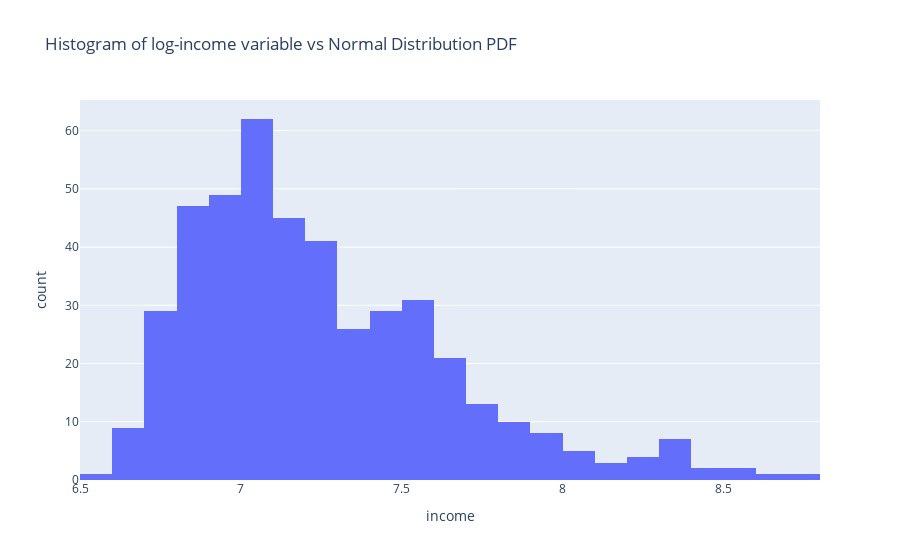
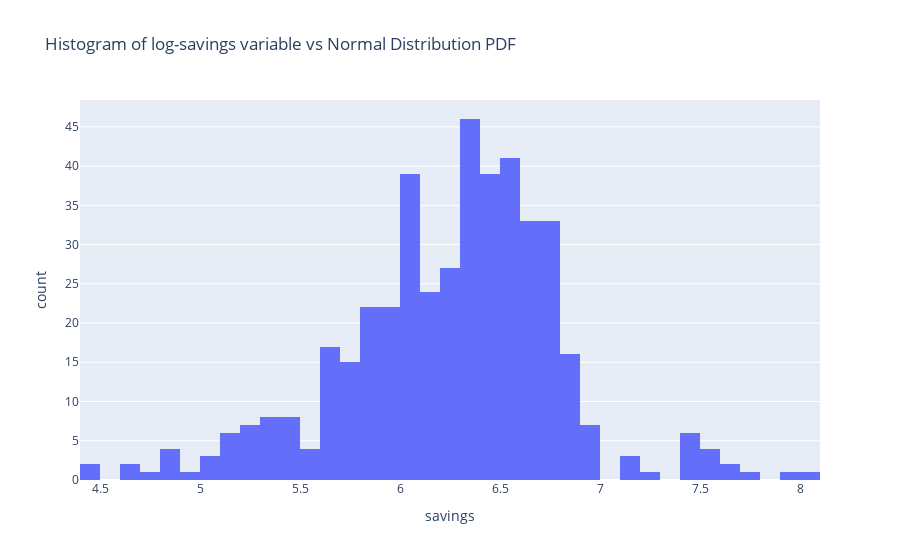
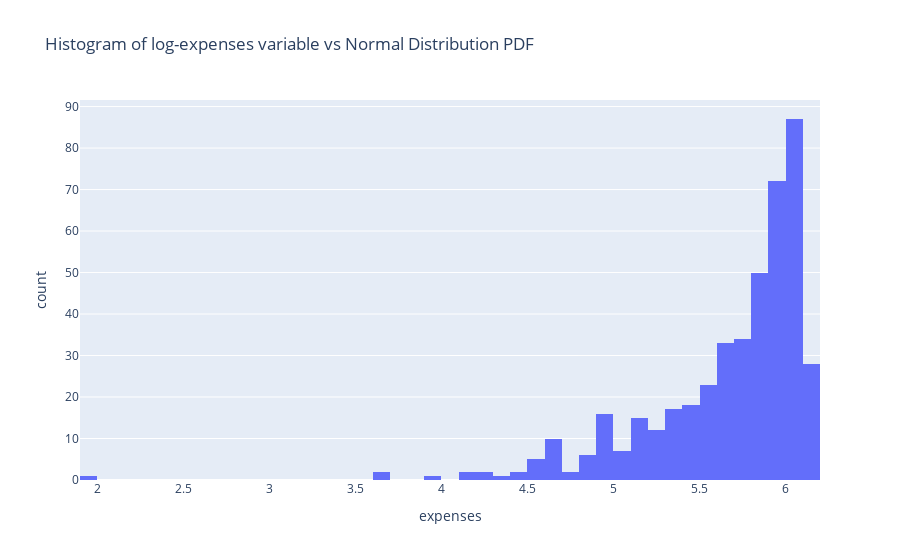

The code cell stored with these charts, in order, in its notebook:
### Markdown cell above
QQ Plots also show that the mentioned variables aren't normally distributed. We can try to check if taking a logarithm of these values will make it better.

### Code cell
for col in ["income", "savings", "expenses"]:
    col_data = data[col]
    col_data = col_data[col_data >= 0]  # to ensure correct values for log
    col_data = np.log(col_data)

    fig = px.histogram(
        col_data,
        x=col,
        title=f"Histogram of log-{col} variable vs Normal Distribution PDF",
    )
    fig.show()

### Figure 1 — Plotly figure (JSON) as saved in the notebook; plotly's stock layout.template omitted (floating-point values rounded to 4 significant figures; data arrays with more than 128 entries replaced by an {"elided": "..."} marker saying what was removed)
{"data": [{"alignmentgroup": "True", "bingroup": "x", "hovertemplate": "income=%{x}<br>count=%{y}<extra></extra>", "legendgroup": "", "marker": {"color": "#636efa", "pattern": {"shape": ""}}, "name": "", "offsetgroup": "", "orientation": "v", "showlegend": false, "type": "histogram", "x": {"elided": "446 float values"}, "xaxis": "x", "yaxis": "y"}], "layout": {"barmode": "relative", "legend": {"tracegroupgap": 0}, "title": {"text": "Histogram of log-income variable vs Normal Distribution PDF"}, "xaxis": {"anchor": "y", "domain": [0, 1], "title": {"text": "income"}}, "yaxis": {"anchor": "x", "domain": [0, 1], "title": {"text": "count"}}}}

### Figure 2 — Plotly figure (JSON) as saved in the notebook; plotly's stock layout.template omitted (floating-point values rounded to 4 significant figures; data arrays with more than 128 entries replaced by an {"elided": "..."} marker saying what was removed)
{"data": [{"alignmentgroup": "True", "bingroup": "x", "hovertemplate": "savings=%{x}<br>count=%{y}<extra></extra>", "legendgroup": "", "marker": {"color": "#636efa", "pattern": {"shape": ""}}, "name": "", "offsetgroup": "", "orientation": "v", "showlegend": false, "type": "histogram", "x": {"elided": "446 float values"}, "xaxis": "x", "yaxis": "y"}], "layout": {"barmode": "relative", "legend": {"tracegroupgap": 0}, "title": {"text": "Histogram of log-savings variable vs Normal Distribution PDF"}, "xaxis": {"anchor": "y", "domain": [0, 1], "title": {"text": "savings"}}, "yaxis": {"anchor": "x", "domain": [0, 1], "title": {"text": "count"}}}}

### Figure 3 — Plotly figure (JSON) as saved in the notebook; plotly's stock layout.template omitted (floating-point values rounded to 4 significant figures; data arrays with more than 128 entries replaced by an {"elided": "..."} marker saying what was removed)
{"data": [{"alignmentgroup": "True", "bingroup": "x", "hovertemplate": "expenses=%{x}<br>count=%{y}<extra></extra>", "legendgroup": "", "marker": {"color": "#636efa", "pattern": {"shape": ""}}, "name": "", "offsetgroup": "", "orientation": "v", "showlegend": false, "type": "histogram", "x": {"elided": "446 float values"}, "xaxis": "x", "yaxis": "y"}], "layout": {"barmode": "relative", "legend": {"tracegroupgap": 0}, "title": {"text": "Histogram of log-expenses variable vs Normal Distribution PDF"}, "xaxis": {"anchor": "y", "domain": [0, 1], "title": {"text": "expenses"}}, "yaxis": {"anchor": "x", "domain": [0, 1], "title": {"text": "count"}}}}
